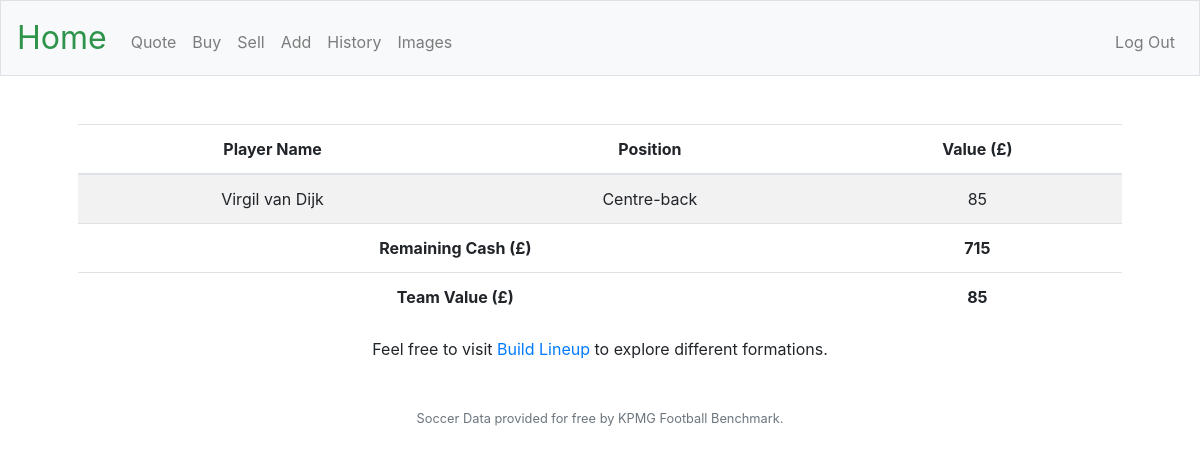
The page / (signed in) on the database its author committed.
### tables this page shows
CREATE TABLE "team" (
user_id INTEGER NOT NULL,
name TEXT NOT NULL,
position TEXT NOT NULL,
value NUMERIC NOT NULL,
FOREIGN KEY(user_id) REFERENCES users(id)
);

CREATE TABLE 'users' ('id' INTEGER PRIMARY KEY AUTOINCREMENT NOT NULL, 'username' TEXT NOT NULL, 'hash' TEXT NOT NULL, 'cash' NUMERIC NOT NULL DEFAULT 500.00 );

### application.py (the view)
@app.route("/")
@login_required
def index():
    A = session["user_id"] #User ID
    rows = db.execute("SELECT * FROM team WHERE user_id = :user_id", user_id = A)
    cash = db.execute("SELECT cash FROM users WHERE id = :user_id", user_id = A)
    B = cash[0]['cash'] #User's available cash
    C = 0
    for row in rows:
        D = row['value']
        C += D #Collates Player Values
    return render_template("index.html", dic = rows, cash = B, total = C)

### application.py (called while the page is built)
@app.after_request
def after_request(response):
    response.headers["Cache-Control"] = "no-cache, no-store, must-revalidate"
    response.headers["Expires"] = 0
    response.headers["Pragma"] = "no-cache"
    return response

### helpers.py (called while the page is built)
def login_required(f):
    @wraps(f)
    def decorated_function(*args, **kwargs):
        if session.get("user_id") is None:
            return redirect("/login")
        return f(*args, **kwargs)
    return decorated_function

### templates/index.html (shortened to what this page needs)
{% extends "layout.html" %}
{% block main %}
     <table class="table table-striped">
        <thead>
            <tr>
                <th>Player Name</th>
                <th>Position</th>
                <th>Value (£)</th>
            </tr>
        </thead>
        <tfoot>
            <tr>
                <td colspan="2"><b>Team Value (£)</b></td>
                <td><b>{{ total }}</b></td>
            </tr>
        </tfoot>
        <tbody>
            {% for row in dic %}
                <tr>
                    <td>{{ row.name }}</td>
                    <td>{{ row.position }}</td>
                    <td>{{ row.value }}</td>
                </tr>
            {% endfor %}
            <tr>
                <td colspan="2"><b>Remaining Cash (£)</b></td>
                <td><b>{{ cash }}</b></td>
            </tr>
        </tbody>
    </table>
    <footer>Feel free to visit <a target = "_blank" href = "https://www.buildlineup.com/">Build Lineup</a> to explore different formations.</footer>
{% endblock %}

### rows shown on the page
team: name "Virgil van Dijk", position "Centre-back", value "85"
users: cash "715"

### other values the page prints
{{ total }} "85"
